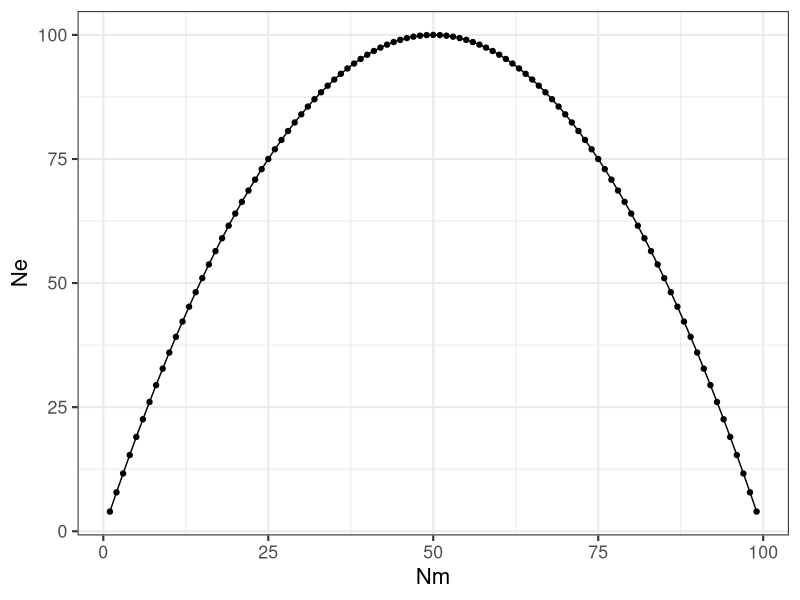

Write R code to recreate this figure. (Note: this script raises an error after producing the figure.)
## ---- chunk 1
library(ggplot2)
N <- 100
Nm <- 1:99
Nf <- N - Nm
Ne <- (4*Nm*Nf)/(Nm + Nf)
df <- data.frame(Nm,Ne)
ggplot( df, aes(x=Nm,y=Ne)) + geom_line() + geom_point() + theme_bw(base_size=16)
## ---- chunk 2
#| echo: false
#| fig-cap: "Two ways alleles at a single locus can be the same.  Either they are descended from a common ancestor (autozygosity) or are derived from different ancestors but mutation has cause them to be identical (allozygosity)."
knitr::include_graphics("media/allele_lineages.png")
## ---- chunk 3
N <- c(100,100,10,rep(100,50))
Ne <- 100
for( i in 2:length(N)) {
  Ne[i] <- 1 / ( 1/i * sum(1/N[1:i]) )
}
df <- data.frame(Time=1:length(Ne), Ne )
ggplot(df, aes(x=Time,y=Ne)) + geom_line() + geom_point() + theme_bw(base_size=16)
